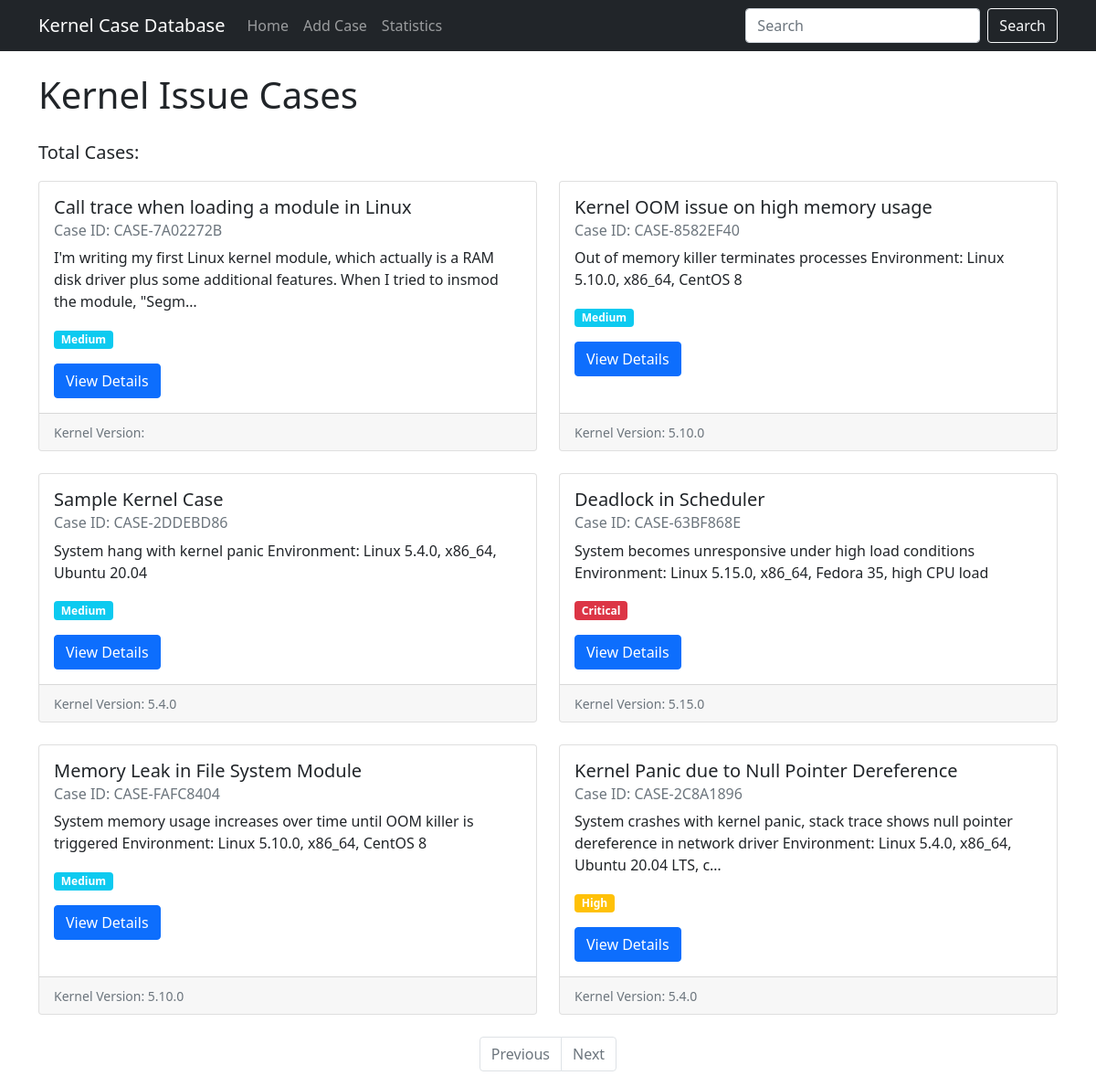
The page / on the database its author committed.
### cases/models.py (models this page shows, shortened)
class KernelCase(models.Model):
    SEVERITY_CHOICES = [
        ('Low', 'Low'),
        ('Medium', 'Medium'),
        ('High', 'High'),
        ('Critical', 'Critical'),
    ]
    MODULE_CHOICES = [
        ('memory', 'Memory Management'),
        ('network', 'Network'),
        ('scheduler', 'Scheduler'),
        ('lock', 'Lock/Synchronization'),
        ('timer', 'Timer'),
        ('storage', 'Storage/Filesystem'),
        ('irq', 'Interrupt'),
        ('driver', 'Device Driver'),
        ('other', 'Other'),
    ]
    case_id = models.CharField(max_length=50, unique=True, verbose_name='Case ID')
    title = models.CharField(max_length=200, verbose_name='Title')
    description = models.TextField(verbose_name='Description')
    symptoms = models.TextField(verbose_name='Symptoms')
    root_cause = models.TextField(verbose_name='Root Cause')
    solution = models.TextField(verbose_name='Solution')
    kernel_version = models.CharField(max_length=50, verbose_name='Kernel Version', blank=True, default='')
    affected_components = models.CharField(max_length=200, verbose_name='Affected Components', blank=True, default='')
    severity = models.CharField(max_length=20, choices=SEVERITY_CHOICES, verbose_name='Severity', default='Medium')
    created_date = models.DateTimeField(default=timezone.now, verbose_name='Created Date')
    updated_date = models.DateTimeField(auto_now=True, verbose_name='Updated Date')
    source = models.CharField(max_length=50, verbose_name='Source', blank=True, default='', help_text='e.g. stackoverflow, csdn, zhihu')
    source_id = models.CharField(max_length=100, verbose_name='Source ID', blank=True, default='')
    url = models.URLField(verbose_name='Original URL', blank=True, default='')
    problem_analysis = models.TextField(verbose_name='Problem Analysis', blank=True, default='')
    conclusion = models.TextField(verbose_name='Conclusion', blank=True, default='')
    module = models.CharField(max_length=50, choices=MODULE_CHOICES, verbose_name='Kernel Module', blank=True, default='other')
    tags = models.JSONField(verbose_name='Tags', default=list, blank=True)
    votes = models.IntegerField(verbose_name='Votes', default=0)
    answers_count = models.IntegerField(verbose_name='Answers Count', default=0)
    content_hash = models.CharField(max_length=64, verbose_name='Content Hash', blank=True, null=True, unique=True)
    embedding = models.JSONField(verbose_name='Embedding', default=list, blank=True, help_text='Vector representation for RAG')
    class Meta:
        verbose_name = 'Kernel Issue Case'
        verbose_name_plural = 'Kernel Issue Cases'
        ordering = ['-created_date']

### cases/views.py (the view)
# urls.py: path('', CaseListView.as_view(), name='index'),
class CaseListView(ListView):
    model = KernelCase
    template_name = 'cases/index.html'
    context_object_name = 'cases'
    paginate_by = 20
    ordering = ['-created_date']

### cases/templatetags/case_tags.py (called while the page is built)
@register.filter
def severity_class(severity):
    severity_mapping = {
        'Critical': 'bg-danger',
        'High': 'bg-warning',
        'Medium': 'bg-info',
        'Low': 'bg-secondary'
    }
    return severity_mapping.get(severity, 'bg-secondary')

@register.filter
def severity_display(severity):
    severity_mapping = {
        'Critical': 'Critical',
        'High': 'High',
        'Medium': 'Medium',
        'Low': 'Low'
    }
    return severity_mapping.get(severity, severity)

### templates/cases/index.html (shortened to what this page needs)
{% extends 'base.html' %}
{% load case_tags %}
{% block content %}
    <h1 class="mb-4">Kernel Issue Cases</h1>
    <p class="lead">Total Cases: {{ cases.paginator.count }}</p>
    <div class="row row-cols-1 row-cols-md-2 g-4">
        {% for case in cases %}
            <div class="col">
                <div class="card h-100">
                    <div class="card-body">
                        <h5 class="card-title">{{ case.title }}</h5>
                        <h6 class="card-subtitle mb-2 text-muted">Case ID: {{ case.case_id }}</h6>
                        <p class="card-text">{{ case.description|truncatechars:150 }}</p>
                        <p class="card-text">
                            <span class="badge {{ case.severity|severity_class }}">
                                {{ case.severity|severity_display }}
                            </span>
                        </p>
                        <a href="{% url 'case_detail' case.id %}" class="btn btn-primary">View Details</a>
                    </div>
                    <div class="card-footer">
                        <small class="text-muted">Kernel Version: {{ case.kernel_version }}</small>
                    </div>
                </div>
            </div>
        {% endfor %}
    </div>
    <nav aria-label="Page navigation" class="mt-4">
        <ul class="pagination justify-content-center">
            {% if cases.has_previous %}
                <li class="page-item">
                    <a class="page-link" href="?page={{ cases.previous_page_number }}{% if query %}&query={{ query }}{% endif %}">Previous</a>
                </li>
            {% else %}
                <li class="page-item disabled">
                    <span class="page-link">Previous</span>
                </li>
            {% endif %}
            {% if cases.has_next %}
                <li class="page-item">
                    <a class="page-link" href="?page={{ cases.next_page_number }}{% if query %}&query={{ query }}{% endif %}">Next</a>
                </li>
            {% else %}
                <li class="page-item disabled">
                    <span class="page-link">Next</span>
                </li>
            {% endif %}
        </ul>
    </nav>
{% endblock %}

### rows shown on the page
KernelCase: title "Call trace when loading a module in Linux", case_id "CASE-7A02272B", description "I'm writing my first Linux kernel module, which actually is a RAM disk driver plus some additional features. When I tried to insmod the module, \"Segm…", severity|severity_display "Medium"
KernelCase: title "Kernel OOM issue on high memory usage", case_id "CASE-8582EF40", description "Out of memory killer terminates processes Environment: Linux 5.10.0, x86_64, CentOS 8", severity|severity_display "Medium", kernel_version "5.10.0"
KernelCase: title "Sample Kernel Case", case_id "CASE-2DDEBD86", description "System hang with kernel panic Environment: Linux 5.4.0, x86_64, Ubuntu 20.04", severity|severity_display "Medium", kernel_version "5.4.0"
KernelCase: title "Deadlock in Scheduler", case_id "CASE-63BF868E", description "System becomes unresponsive under high load conditions Environment: Linux 5.15.0, x86_64, Fedora 35, high CPU load", severity|severity_display "Critical", kernel_version "5.15.0"
KernelCase: title "Memory Leak in File System Module", case_id "CASE-FAFC8404", description "System memory usage increases over time until OOM killer is triggered Environment: Linux 5.10.0, x86_64, CentOS 8", severity|severity_display "Medium", kernel_version "5.10.0"
KernelCase: title "Kernel Panic due to Null Pointer Dereference", case_id "CASE-2C8A1896", description "System crashes with kernel panic, stack trace shows null pointer dereference in network driver Environment: Linux 5.4.0, x86_64, Ubuntu 20.04 LTS, c…", severity|severity_display "High", kernel_version "5.4.0"
